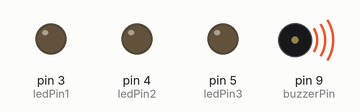
Simulated run of this sketch. Board: Arduino Uno, built with avr-gcc and run on an emulated ATmega328P. Parts: output pins drawn as LEDs (lit = HIGH), buzzer (waves = sounding).

Above: at 0.5 s.
Timing chart, 0 to 4.6 s (numbered marks = the images above):
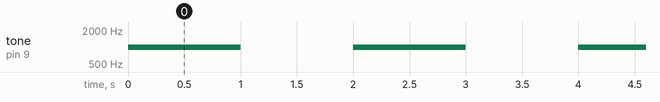

Measured:
- by itself, tone on pin 9 (buzzerPin): alternates 1000 Hz for 1.0 s and silent for 1.0 s

The sketch:

Blink_with_Buzz.ino
```cpp
/*
  WaveLED (波浪式 LED 閃爍)

  此程式依序點亮 LED，形成類似波浪的視覺效果。

  大多數 Arduino 板子都有內建 LED 可供控制。在 UNO、MEGA 和 ZERO 上，內建 LED 連接到數位腳位 13，
  而在 MKR1000 上則連接到腳位 6。使用 LED_BUILTIN 可確保程式適用於所有板子，無需修改腳位設定。

  如果想了解你的 Arduino 板子上的 LED 連接腳位，請參閱技術規格：
  https://docs.arduino.cc/hardware/

  修改日期：
  - 2014 年 5 月 8 日，Scott Fitzgerald
  - 2016 年 9 月 2 日，Arturo Guadalupi
  - 2016 年 9 月 8 日，Colby Newman

  此範例程式碼屬於公有領域 (public domain)。

  相關說明：
  https://docs.arduino.cc/built-in-examples/basics/Blink/
*/

const int ledPin1 = 3;
const int ledPin2 = 4;
const int ledPin3 = 5;

const int ButtonPin = 8;
const int buzzerPin = 9;

// 儲存按鈕的狀態
// Variable to store the state of the button
int buttonState = 0;

// 設定函式，於重啟或開機時執行一次
// The setup function runs once when the board is powered on or reset
void setup() {
  pinMode(ledPin1, OUTPUT);  // 設定 LED 腳位為輸出
  pinMode(ledPin2, OUTPUT);
  pinMode(ledPin3, OUTPUT);
  pinMode(ButtonPin, INPUT_PULLUP);  // 設定按鈕為輸入並啟用內建上拉電阻
}

// 主迴圈函式，持續執行
// The loop function runs continuously
void loop() {
  tone(buzzerPin, 1000); // 發出 1000Hz 聲音
  delay(1000); // 延遲 1 秒
  noTone(buzzerPin); // 停止聲音
  delay(1000); // 延遲 1 秒
  //WaveLED();  // 呼叫波浪式 LED 閃爍函式
}

// 波浪式 LED 閃爍函式
// Function for wave-like LED blinking effect
void WaveLED() {
   ChangeAllLedStatus(LOW);  // 關閉所有 LED
   digitalWrite(ledPin1, HIGH);  // 亮起第一個 LED
   delay(1000);
   digitalWrite(ledPin2, HIGH);  // 亮起第二個 LED
   delay(1000);
   digitalWrite(ledPin3, HIGH);  // 亮起第三個 LED
   delay(1000);
   digitalWrite(ledPin3, LOW);   // 熄滅第三個 LED
   delay(1000);
   digitalWrite(ledPin2, LOW);   // 熄滅第二個 LED
   delay(1000);
   digitalWrite(ledPin1, LOW);   // 熄滅第一個 LED
   delay(1000);
}

// 設定所有 LED 狀態
// Set all LEDs to the given status (HIGH or LOW)
void ChangeAllLedStatus(int status) {
    digitalWrite(ledPin1, status);
    digitalWrite(ledPin2, status);
    digitalWrite(ledPin3, status);
}

// 簡單 LED 閃爍函式
// Basic blink function
void Blink() {
    ChangeAllLedStatus(HIGH);
    delay(1000);
    ChangeAllLedStatus(LOW);
    delay(1000);
}

// 根據按鈕狀態控制 LED 閃爍
// Blink LEDs based on button status
void ButtonStatusWithBlink() {
  buttonState = digitalRead(ButtonPin);
  if (buttonState == HIGH) {
    ChangeAllLedStatus(HIGH);  // 開啟所有 LED
    delay(1000);
    ChangeAllLedStatus(LOW);   // 關閉所有 LED
    delay(1000);
  }
}
// 控制蜂鳴器頻率變化的副程式
// Subroutine to control the buzzer's frequency variation
void frequencySweep() {
  if (buttonState == LOW) { // 如果輸入為 LOW (蜂鳴器發聲)
    // If the input is LOW (buzzer is sounding)
    for (int i = 500; i <= 1500; i += 10) { // 從 500Hz 到 1500Hz 掃描頻率
      // Sweep the frequency from 500Hz to 1500Hz
      tone(buzzerPin, i);
      delay(5); // 延遲 5 毫秒
    }
  }
}
void ambulanceSiren() {
  for (int freq = 500; freq <= 1500; freq += 10) { // 逐漸升高頻率
    tone(buzzerPin, freq);
    delay(5);
  }
  for (int freq = 1500; freq >= 500; freq -= 10) { // 逐漸降低頻率
    tone(buzzerPin, freq);
    delay(5);
  }
}
```
